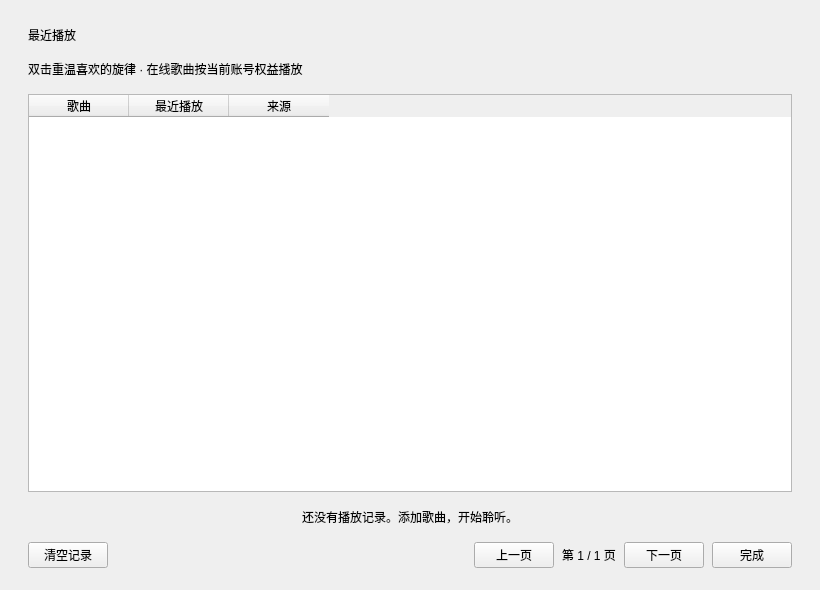
<?xml version="1.0" encoding="utf-8"?>
<ui version="4.0">
 <class>HistorySong</class>
 <widget class="QDialog" name="HistorySong">
  <property name="geometry"><rect><x>0</x><y>0</y><width>820</width><height>590</height></rect></property>
  <property name="windowTitle"><string>最近播放</string></property>
  <layout class="QVBoxLayout" name="rootLayout">
   <property name="spacing"><number>16</number></property>
   <property name="leftMargin"><number>28</number></property>
   <property name="topMargin"><number>26</number></property>
   <property name="rightMargin"><number>28</number></property>
   <property name="bottomMargin"><number>22</number></property>
   <item><widget class="QLabel" name="label_Heading"><property name="text"><string>最近播放</string></property><property name="role" stdset="0"><string>heading</string></property></widget></item>
   <item><widget class="QLabel" name="label_HistoryHint"><property name="text"><string>双击重温喜欢的旋律 · 在线歌曲按当前账号权益播放</string></property><property name="role" stdset="0"><string>subtitle</string></property><property name="wordWrap"><bool>true</bool></property></widget></item>
   <item><widget class="QTableWidget" name="table_HistorySong"><property name="toolTip"><string>双击歌曲即可播放</string></property><property name="columnCount"><number>3</number></property><column><property name="text"><string>歌曲</string></property></column><column><property name="text"><string>最近播放</string></property></column><column><property name="text"><string>来源</string></property></column></widget></item>
   <item><widget class="QLabel" name="label_EmptyHistory"><property name="text"><string>还没有播放记录。添加歌曲，开始聆听。</string></property><property name="role" stdset="0"><string>subtitle</string></property><property name="alignment"><set>Qt::AlignCenter</set></property><property name="wordWrap"><bool>true</bool></property></widget></item>
   <item><layout class="QHBoxLayout" name="footerLayout">
    <property name="spacing"><number>8</number></property>
    <item><widget class="QPushButton" name="pushButton_DeleteHistory"><property name="text"><string>清空记录</string></property><property name="role" stdset="0"><string>danger</string></property><property name="autoDefault"><bool>false</bool></property></widget></item>
    <item><spacer name="footerSpacer"><property name="orientation"><enum>Qt::Horizontal</enum></property><property name="sizeHint" stdset="0"><size><width>20</width><height>20</height></size></property></spacer></item>
    <item><widget class="QPushButton" name="pushButton_PreviousPage"><property name="text"><string>上一页</string></property><property name="autoDefault"><bool>false</bool></property></widget></item>
    <item><widget class="QLabel" name="label_Page"><property name="text"><string>第 1 / 1 页</string></property><property name="role" stdset="0"><string>subtitle</string></property><property name="alignment"><set>Qt::AlignCenter</set></property></widget></item>
    <item><widget class="QPushButton" name="pushButton_NextPage"><property name="text"><string>下一页</string></property><property name="autoDefault"><bool>false</bool></property></widget></item>
    <item><widget class="QPushButton" name="pushButton_Back"><property name="text"><string>完成</string></property><property name="autoDefault"><bool>false</bool></property></widget></item>
   </layout></item>
  </layout>
 </widget>
 <resources/>
 <connections/>
</ui>
